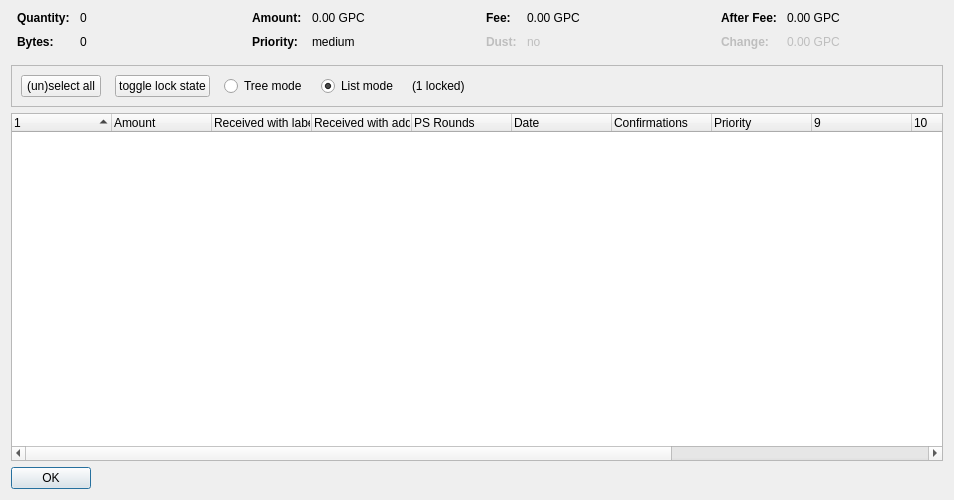
<?xml version="1.0" encoding="UTF-8"?>
<ui version="4.0">
 <class>CoinControlDialog</class>
 <widget class="QDialog" name="CoinControlDialog">
  <property name="geometry">
   <rect>
    <x>0</x>
    <y>0</y>
    <width>954</width>
    <height>500</height>
   </rect>
  </property>
  <property name="windowTitle">
   <string>Coin Selection</string>
  </property>
  <layout class="QVBoxLayout" name="verticalLayout">
   <item>
    <layout class="QHBoxLayout" name="horizontalLayoutTop" stretch="0,0,0,0">
     <property name="topMargin">
      <number>0</number>
     </property>
     <property name="bottomMargin">
      <number>10</number>
     </property>
     <item>
      <layout class="QFormLayout" name="formLayoutCoinControl1">
       <property name="horizontalSpacing">
        <number>10</number>
       </property>
       <property name="verticalSpacing">
        <number>10</number>
       </property>
       <property name="leftMargin">
        <number>6</number>
       </property>
       <property name="rightMargin">
        <number>6</number>
       </property>
       <item row="0" column="0">
        <widget class="QLabel" name="labelCoinControlQuantityText">
         <property name="font">
          <font>
           <weight>75</weight>
           <bold>true</bold>
          </font>
         </property>
         <property name="text">
          <string>Quantity:</string>
         </property>
        </widget>
       </item>
       <item row="0" column="1">
        <widget class="QLabel" name="labelCoinControlQuantity">
         <property name="cursor">
          <cursorShape>IBeamCursor</cursorShape>
         </property>
         <property name="contextMenuPolicy">
          <enum>Qt::ActionsContextMenu</enum>
         </property>
         <property name="text">
          <string notr="true">0</string>
         </property>
         <property name="textInteractionFlags">
          <set>Qt::LinksAccessibleByMouse|Qt::TextSelectableByKeyboard|Qt::TextSelectableByMouse</set>
         </property>
        </widget>
       </item>
       <item row="1" column="0">
        <widget class="QLabel" name="labelCoinControlBytesText">
         <property name="font">
          <font>
           <weight>75</weight>
           <bold>true</bold>
          </font>
         </property>
         <property name="text">
          <string>Bytes:</string>
         </property>
        </widget>
       </item>
       <item row="1" column="1">
        <widget class="QLabel" name="labelCoinControlBytes">
         <property name="cursor">
          <cursorShape>IBeamCursor</cursorShape>
         </property>
         <property name="contextMenuPolicy">
          <enum>Qt::ActionsContextMenu</enum>
         </property>
         <property name="text">
          <string notr="true">0</string>
         </property>
         <property name="textInteractionFlags">
          <set>Qt::LinksAccessibleByMouse|Qt::TextSelectableByKeyboard|Qt::TextSelectableByMouse</set>
         </property>
        </widget>
       </item>
      </layout>
     </item>
     <item>
      <layout class="QFormLayout" name="formLayoutCoinControl2">
       <property name="horizontalSpacing">
        <number>10</number>
       </property>
       <property name="verticalSpacing">
        <number>10</number>
       </property>
       <property name="leftMargin">
        <number>6</number>
       </property>
       <property name="rightMargin">
        <number>6</number>
       </property>
       <item row="0" column="0">
        <widget class="QLabel" name="labelCoinControlAmountText">
         <property name="font">
          <font>
           <weight>75</weight>
           <bold>true</bold>
          </font>
         </property>
         <property name="text">
          <string>Amount:</string>
         </property>
        </widget>
       </item>
       <item row="0" column="1">
        <widget class="QLabel" name="labelCoinControlAmount">
         <property name="cursor">
          <cursorShape>IBeamCursor</cursorShape>
         </property>
         <property name="contextMenuPolicy">
          <enum>Qt::ActionsContextMenu</enum>
         </property>
         <property name="text">
          <string notr="true">0.00 GPC</string>
         </property>
         <property name="textInteractionFlags">
          <set>Qt::LinksAccessibleByMouse|Qt::TextSelectableByKeyboard|Qt::TextSelectableByMouse</set>
         </property>
        </widget>
       </item>
       <item row="1" column="0">
        <widget class="QLabel" name="labelCoinControlPriorityText">
         <property name="font">
          <font>
           <weight>75</weight>
           <bold>true</bold>
          </font>
         </property>
         <property name="text">
          <string>Priority:</string>
         </property>
        </widget>
       </item>
       <item row="1" column="1">
        <widget class="QLabel" name="labelCoinControlPriority">
         <property name="cursor">
          <cursorShape>IBeamCursor</cursorShape>
         </property>
         <property name="contextMenuPolicy">
          <enum>Qt::ActionsContextMenu</enum>
         </property>
         <property name="text">
          <string>medium</string>
         </property>
         <property name="textInteractionFlags">
          <set>Qt::LinksAccessibleByMouse|Qt::TextSelectableByKeyboard|Qt::TextSelectableByMouse</set>
         </property>
        </widget>
       </item>
      </layout>
     </item>
     <item>
      <layout class="QFormLayout" name="formLayoutCoinControl3">
       <property name="horizontalSpacing">
        <number>10</number>
       </property>
       <property name="verticalSpacing">
        <number>10</number>
       </property>
       <property name="leftMargin">
        <number>6</number>
       </property>
       <property name="rightMargin">
        <number>6</number>
       </property>
       <item row="0" column="0">
        <widget class="QLabel" name="labelCoinControlFeeText">
         <property name="font">
          <font>
           <weight>75</weight>
           <bold>true</bold>
          </font>
         </property>
         <property name="text">
          <string>Fee:</string>
         </property>
        </widget>
       </item>
       <item row="0" column="1">
        <widget class="QLabel" name="labelCoinControlFee">
         <property name="cursor">
          <cursorShape>IBeamCursor</cursorShape>
         </property>
         <property name="contextMenuPolicy">
          <enum>Qt::ActionsContextMenu</enum>
         </property>
         <property name="text">
          <string notr="true">0.00 GPC</string>
         </property>
         <property name="textInteractionFlags">
          <set>Qt::LinksAccessibleByMouse|Qt::TextSelectableByKeyboard|Qt::TextSelectableByMouse</set>
         </property>
        </widget>
       </item>
       <item row="1" column="0">
        <widget class="QLabel" name="labelCoinControlLowOutputText">
         <property name="enabled">
          <bool>false</bool>
         </property>
         <property name="font">
          <font>
           <weight>75</weight>
           <bold>true</bold>
          </font>
         </property>
         <property name="text">
          <string>Dust:</string>
         </property>
        </widget>
       </item>
       <item row="1" column="1">
        <widget class="QLabel" name="labelCoinControlLowOutput">
         <property name="enabled">
          <bool>false</bool>
         </property>
         <property name="cursor">
          <cursorShape>IBeamCursor</cursorShape>
         </property>
         <property name="contextMenuPolicy">
          <enum>Qt::ActionsContextMenu</enum>
         </property>
         <property name="text">
          <string>no</string>
         </property>
         <property name="textInteractionFlags">
          <set>Qt::LinksAccessibleByMouse|Qt::TextSelectableByKeyboard|Qt::TextSelectableByMouse</set>
         </property>
        </widget>
       </item>
      </layout>
     </item>
     <item>
      <layout class="QFormLayout" name="formLayoutCoinControl4">
       <property name="horizontalSpacing">
        <number>10</number>
       </property>
       <property name="verticalSpacing">
        <number>10</number>
       </property>
       <property name="leftMargin">
        <number>6</number>
       </property>
       <property name="rightMargin">
        <number>6</number>
       </property>
       <item row="0" column="0">
        <widget class="QLabel" name="labelCoinControlAfterFeeText">
         <property name="font">
          <font>
           <weight>75</weight>
           <bold>true</bold>
          </font>
         </property>
         <property name="text">
          <string>After Fee:</string>
         </property>
        </widget>
       </item>
       <item row="0" column="1">
        <widget class="QLabel" name="labelCoinControlAfterFee">
         <property name="cursor">
          <cursorShape>IBeamCursor</cursorShape>
         </property>
         <property name="contextMenuPolicy">
          <enum>Qt::ActionsContextMenu</enum>
         </property>
         <property name="text">
          <string notr="true">0.00 GPC</string>
         </property>
         <property name="textInteractionFlags">
          <set>Qt::LinksAccessibleByMouse|Qt::TextSelectableByKeyboard|Qt::TextSelectableByMouse</set>
         </property>
        </widget>
       </item>
       <item row="1" column="0">
        <widget class="QLabel" name="labelCoinControlChangeText">
         <property name="enabled">
          <bool>false</bool>
         </property>
         <property name="font">
          <font>
           <weight>75</weight>
           <bold>true</bold>
          </font>
         </property>
         <property name="text">
          <string>Change:</string>
         </property>
        </widget>
       </item>
       <item row="1" column="1">
        <widget class="QLabel" name="labelCoinControlChange">
         <property name="enabled">
          <bool>false</bool>
         </property>
         <property name="cursor">
          <cursorShape>IBeamCursor</cursorShape>
         </property>
         <property name="contextMenuPolicy">
          <enum>Qt::ActionsContextMenu</enum>
         </property>
         <property name="text">
          <string notr="true">0.00 GPC</string>
         </property>
         <property name="textInteractionFlags">
          <set>Qt::LinksAccessibleByMouse|Qt::TextSelectableByKeyboard|Qt::TextSelectableByMouse</set>
         </property>
        </widget>
       </item>
      </layout>
     </item>
    </layout>
   </item>
   <item>
    <widget class="QFrame" name="frame">
     <property name="minimumSize">
      <size>
       <width>0</width>
       <height>40</height>
      </size>
     </property>
     <property name="frameShape">
      <enum>QFrame::StyledPanel</enum>
     </property>
     <property name="frameShadow">
      <enum>QFrame::Sunken</enum>
     </property>
     <layout class="QHBoxLayout" name="horizontalLayout">
      <item>
       <layout class="QHBoxLayout" name="horizontalLayoutPanel" stretch="0,0,0,0,0,0">
        <property name="spacing">
         <number>14</number>
        </property>
        <item>
         <widget class="QPushButton" name="pushButtonSelectAll">
          <property name="sizePolicy">
           <sizepolicy hsizetype="Maximum" vsizetype="Fixed">
            <horstretch>0</horstretch>
            <verstretch>0</verstretch>
           </sizepolicy>
          </property>
          <property name="text">
           <string>(un)select all</string>
          </property>
          <property name="autoDefault">
           <bool>false</bool>
          </property>
         </widget>
        </item>
        <item>
         <widget class="QPushButton" name="pushButtonToggleLock">
          <property name="sizePolicy">
           <sizepolicy hsizetype="Maximum" vsizetype="Fixed">
            <horstretch>0</horstretch>
            <verstretch>0</verstretch>
           </sizepolicy>
          </property>
          <property name="text">
           <string>toggle lock state</string>
          </property>
          <property name="autoDefault">
           <bool>false</bool>
          </property>
         </widget>
        </item>
        <item>
         <widget class="QRadioButton" name="radioTreeMode">
          <property name="sizePolicy">
           <sizepolicy hsizetype="Maximum" vsizetype="Fixed">
            <horstretch>0</horstretch>
            <verstretch>0</verstretch>
           </sizepolicy>
          </property>
          <property name="text">
           <string>Tree mode</string>
          </property>
         </widget>
        </item>
        <item>
         <widget class="QRadioButton" name="radioListMode">
          <property name="sizePolicy">
           <sizepolicy hsizetype="Maximum" vsizetype="Fixed">
            <horstretch>0</horstretch>
            <verstretch>0</verstretch>
           </sizepolicy>
          </property>
          <property name="text">
           <string>List mode</string>
          </property>
          <property name="checked">
           <bool>true</bool>
          </property>
         </widget>
        </item>
        <item>
         <widget class="QLabel" name="labelLocked">
          <property name="text">
           <string>(1 locked)</string>
          </property>
         </widget>
        </item>
        <item>
         <spacer name="horizontalSpacer">
          <property name="orientation">
           <enum>Qt::Horizontal</enum>
          </property>
          <property name="sizeHint" stdset="0">
           <size>
            <width>40</width>
            <height>20</height>
           </size>
          </property>
         </spacer>
        </item>
       </layout>
      </item>
     </layout>
    </widget>
   </item>
   <item>
    <widget class="CoinControlTreeWidget" name="treeWidget">
     <property name="contextMenuPolicy">
      <enum>Qt::CustomContextMenu</enum>
     </property>
     <property name="sortingEnabled">
      <bool>false</bool>
     </property>
     <property name="columnCount">
      <number>13</number>
     </property>
     <attribute name="headerShowSortIndicator" stdset="0">
      <bool>true</bool>
     </attribute>
     <attribute name="headerStretchLastSection">
      <bool>false</bool>
     </attribute>
     <column>
      <property name="text">
       <string/>
      </property>
     </column>
     <column>
      <property name="text">
       <string>Amount</string>
      </property>
     </column>
     <column>
      <property name="text">
       <string>Received with label</string>
      </property>
     </column>
     <column>
      <property name="text">
       <string>Received with address</string>
      </property>
     </column>
     <column>
      <property name="text">
       <string>PS Rounds</string>
      </property>
     </column>
     <column>
      <property name="text">
       <string>Date</string>
      </property>
     </column>
     <column>
      <property name="text">
       <string>Confirmations</string>
      </property>
      <property name="toolTip">
       <string>Confirmed</string>
      </property>
     </column>
     <column>
      <property name="text">
       <string>Priority</string>
      </property>
     </column>
     <column>
      <property name="text">
       <string/>
      </property>
     </column>
     <column>
      <property name="text">
       <string/>
      </property>
     </column>
     <column>
      <property name="text">
       <string/>
      </property>
     </column>
     <column>
      <property name="text">
       <string/>
      </property>
     </column>
     <column>
      <property name="text">
       <string/>
      </property>
     </column>
    </widget>
   </item>
   <item>
    <widget class="QDialogButtonBox" name="buttonBox">
     <property name="sizePolicy">
      <sizepolicy hsizetype="Maximum" vsizetype="Fixed">
       <horstretch>0</horstretch>
       <verstretch>0</verstretch>
      </sizepolicy>
     </property>
     <property name="orientation">
      <enum>Qt::Horizontal</enum>
     </property>
     <property name="standardButtons">
      <set>QDialogButtonBox::Ok</set>
     </property>
    </widget>
   </item>
  </layout>
 </widget>
 <customwidgets>
  <customwidget>
   <class>CoinControlTreeWidget</class>
   <extends>QTreeWidget</extends>
   <header>coincontroltreewidget.h</header>
  </customwidget>
 </customwidgets>
 <resources/>
 <connections/>
</ui>
